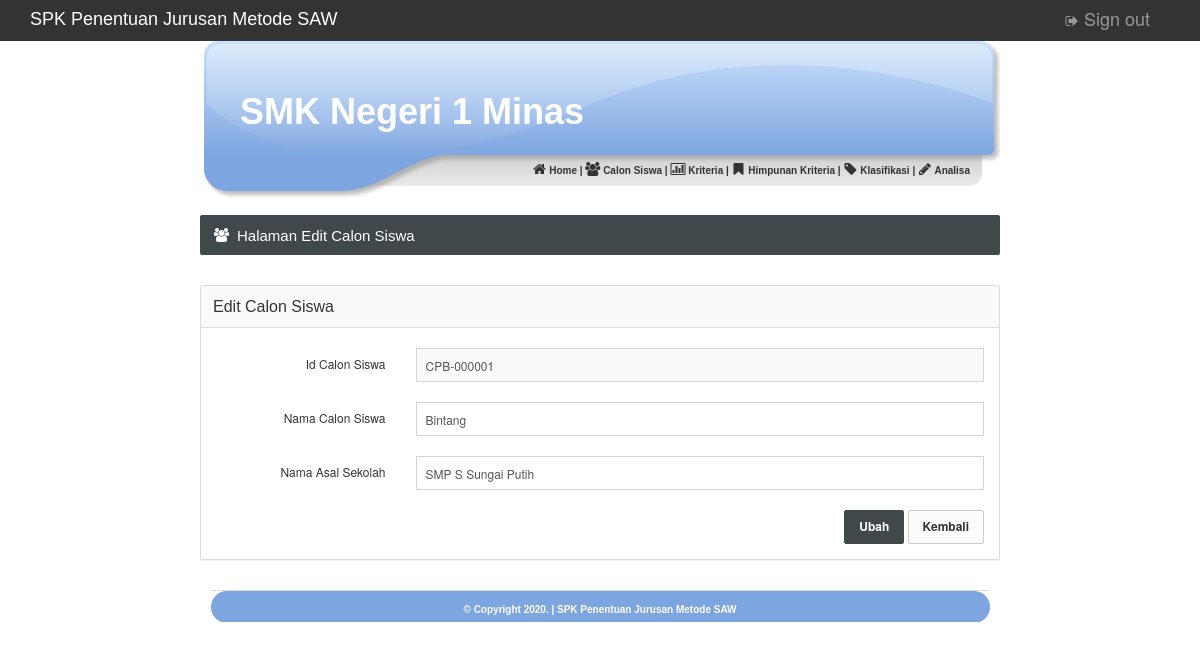
Page /admin/index.php?spk=Siswa_Edit&id_siswa=CPB-000001 (signed in) on the committed database.
### tables this page shows
CREATE TABLE `calonsiswa` (
  `id_siswa` varchar(10) NOT NULL,
  `nama_siswa` varchar(100) NOT NULL,
  `nama_asal_sekolah` varchar(200) NOT NULL
);

### admin/siswa_edit.php (the view, shortened to what this page needs)
		<div id="content">
			<div class="page-title">
				<h5><i class="fa fa-users"></i> Halaman Edit Calon Siswa</h5>
			</div>
<?php
$id_siswa = $_GET['id_siswa'];
$query = mysql_query("select * from calonsiswa where id_siswa='$id_siswa'");
$dataku = mysql_fetch_array($query);
?>
			<form class="form-horizontal" action="?spk=Siswa_Edit" method="post" role="form">
				<div class="panel panel-default">
					<div class="panel-heading"><h6 class="panel-title">Edit Calon Siswa</h6></div>
					<div class="panel-body">
						<div class="form-group">
							<label class="col-sm-3 control-label text-right">Id Calon Siswa</label>
							<div class="col-sm-9">
								<input type="text" name="id_siswa" value="<?php echo $dataku['id_siswa']; ?>" class="form-control" readonly >
							</div>
						</div>
						<div class="form-group">
							<label class="col-sm-3 control-label text-right">Nama Calon Siswa</label>
							<div class="col-sm-9">
								<input type="text" name="nama_siswa" value="<?php echo $dataku['nama_siswa']; ?>" required class="form-control">
							</div>
						</div>
                        <div class="form-group">
                            <label class="col-sm-3 control-label text-right">Nama Asal Sekolah</label>
                            <div class="col-sm-9">
                                <input type="text" name="nama_asal_sekolah" value="<?php echo $dataku['nama_asal_sekolah']; ?>" required class="form-control">
                            </div>
                        </div>
					<div class="form-action text-right">
						<input type="submit" name="ubah" value="Ubah" class="btn btn-primary">
						<input type="button" name="kembali" value="Kembali" onClick="javascript:history.back()" class="btn btn-default">
					</div>
				</div>
			</div>
			</form>
	</div>

### images/style.css (style rules this page uses)
body { margin-top: 0px; margin-left: 0px; margin-right: 0px; margin-bottom: 0px; }
#content { width: 800px; }

### css/brain-theme.css (style rules this page uses)
html { height: 100%; }
body { background: url(../images/interface/background.png) repeat; font-size: 12px; min-height: 100%; position: relative; padding-top: 36px; }
label { font-weight: 500; }
h5, .h5 { font-size: 16px; }
h6, .h6 { font-size: 14px; }
h5 .fa, .h5 .fa { margin: 0 8px 0 0; float: left; }
.btn { font-size: 12px; padding: 7px 14px 8px 14px; border-radius: 2px; font-weight: bold; }
.btn-default { background-color: #fcfcfc; }
.btn-primary { background-color: #40484C; border-color: #40484C; }
.panel { margin-bottom: 30px; border-radius: 2px; }
.panel-heading { padding: 0; border-top-right-radius: 2px; border-top-left-radius: 2px; position: relative; }
.panel-heading:after { content: ""; display: table; clear: both; }
.panel-title { padding: 12px 12px 11px 12px; float: left; display: block; }
.panel-body { position: relative; }
.panel-default > .panel-heading { background: #fafafa; }
.form-group { margin-bottom: 20px; }
.panel .form-group:first-child, .well .form-group:first-child { margin-top: 5px; }
.form-control { padding: 8px 9px 7px 9px; font-size: 12px; border-color: #d5d5d5; box-shadow: none; border-radius: 0; }
input[type=text], input[type=password], textarea { -webkit-appearance: none; }
.form-control[disabled], .form-control[readonly], fieldset[disabled] .form-control { background-color: #FAFAFA; }
.form-horizontal .control-label, .form-horizontal .radio, .form-horizontal .checkbox, .form-horizontal .radio-inline, .form-horizontal .checkbox-inline { margin-bottom: 5px; }
@media (min-width: 768px) { .form-horizontal .control-label { text-align: left; } }
@media (min-width: 768px) { .form-horizontal .control-label.text-right { text-align: right; } }

### css/styles.css (style rules this page uses)
@media (min-width: 768px) { a, .btn, .caret, .close, .sidebar, .select2-choice abbr, .select2-highlighted, .ui-slider-range, .ui-datepicker-trigger, .ui-timepicker-list li, .checker span:after, .checker span, .navbar-toggle, .thumb-options, .select2-arrow b, .thumb-zoom img, .fc-button, .page-content { -webkit-transition: all 0.15s ease-in-out; -moz-transition: all 0.15s ease-in-out; -o-transition: all 0.15s ease-in-out; transition: all 0.15s ease-in-out; } }
.fa { position: relative; font-size: 14px; min-width: 14px; text-align: center; }
h1, h2, h3, h4, h5, h6, .navigation > li > a, .stats li span { font-family: 'Cuprum', sans-serif; font-weight: normal; }
.page-title { color: #fff; background-color: #40484C; -moz-box-shadow: 0 1px 0 #fff; -webkit-box-shadow: 0 1px 0 #FFF; box-shadow: 0 1px 0 #FFF; border-radius: 2px; margin-bottom: 30px; }
.page-title:after { content: ""; display: table; clear: both; }
.page-title h5 { margin: 0; float: left; display: block; font-size: 15px; padding: 13px 14px 12px 14px; line-height: 1; }

### rows in the picture
calonsiswa: id_siswa "CPB-000001", nama_siswa "Bintang", nama_asal_sekolah "SMP S Sungai Putih"
